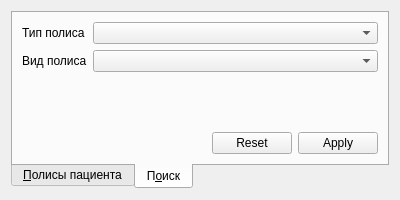
<?xml version="1.0" encoding="UTF-8"?>
<ui version="4.0">
 <class>ClientPolicyComboBoxPopup</class>
 <widget class="QWidget" name="ClientPolicyComboBoxPopup">
  <property name="geometry">
   <rect>
    <x>0</x>
    <y>0</y>
    <width>400</width>
    <height>200</height>
   </rect>
  </property>
  <property name="windowTitle">
   <string>Form</string>
  </property>
  <layout class="QGridLayout" name="gridLayout">
   <item row="0" column="0">
    <widget class="QTabWidget" name="tabWidget">
     <property name="tabPosition">
      <enum>QTabWidget::South</enum>
     </property>
     <property name="currentIndex">
      <number>1</number>
     </property>
     <widget class="QWidget" name="tabClientPolicy">
      <attribute name="title">
       <string>&amp;Полисы пациента</string>
      </attribute>
      <layout class="QGridLayout" name="gridLayout_3">
       <item row="0" column="0">
        <widget class="CTableView" name="tblClientPolicy"/>
       </item>
      </layout>
     </widget>
     <widget class="QWidget" name="tabSearch">
      <attribute name="title">
       <string>П&amp;оиск</string>
      </attribute>
      <layout class="QGridLayout" name="gridLayout_2">
       <item row="3" column="0" colspan="2">
        <layout class="QHBoxLayout" name="horizontalLayout">
         <item>
          <spacer name="horizontalSpacer">
           <property name="orientation">
            <enum>Qt::Horizontal</enum>
           </property>
           <property name="sizeHint" stdset="0">
            <size>
             <width>40</width>
             <height>20</height>
            </size>
           </property>
          </spacer>
         </item>
         <item>
          <widget class="QDialogButtonBox" name="buttonBox">
           <property name="sizePolicy">
            <sizepolicy hsizetype="Fixed" vsizetype="Fixed">
             <horstretch>0</horstretch>
             <verstretch>0</verstretch>
            </sizepolicy>
           </property>
           <property name="orientation">
            <enum>Qt::Horizontal</enum>
           </property>
           <property name="standardButtons">
            <set>QDialogButtonBox::Apply|QDialogButtonBox::Reset</set>
           </property>
           <property name="centerButtons">
            <bool>false</bool>
           </property>
          </widget>
         </item>
        </layout>
       </item>
       <item row="0" column="0">
        <widget class="QLabel" name="lblPolicyType">
         <property name="sizePolicy">
          <sizepolicy hsizetype="Fixed" vsizetype="Preferred">
           <horstretch>0</horstretch>
           <verstretch>0</verstretch>
          </sizepolicy>
         </property>
         <property name="text">
          <string>Тип полиса</string>
         </property>
        </widget>
       </item>
       <item row="1" column="0">
        <widget class="QLabel" name="lblPolicyKind">
         <property name="sizePolicy">
          <sizepolicy hsizetype="Fixed" vsizetype="Preferred">
           <horstretch>0</horstretch>
           <verstretch>0</verstretch>
          </sizepolicy>
         </property>
         <property name="text">
          <string>Вид полиса</string>
         </property>
        </widget>
       </item>
       <item row="0" column="1">
        <widget class="CRBComboBox" name="cmbPolicyType">
         <property name="sizePolicy">
          <sizepolicy hsizetype="Expanding" vsizetype="Fixed">
           <horstretch>0</horstretch>
           <verstretch>0</verstretch>
          </sizepolicy>
         </property>
        </widget>
       </item>
       <item row="2" column="0">
        <spacer name="verticalSpacer">
         <property name="orientation">
          <enum>Qt::Vertical</enum>
         </property>
         <property name="sizeHint" stdset="0">
          <size>
           <width>20</width>
           <height>40</height>
          </size>
         </property>
        </spacer>
       </item>
       <item row="1" column="1">
        <widget class="CRBComboBox" name="cmbPolicyKind">
         <property name="sizePolicy">
          <sizepolicy hsizetype="Preferred" vsizetype="Fixed">
           <horstretch>0</horstretch>
           <verstretch>0</verstretch>
          </sizepolicy>
         </property>
        </widget>
       </item>
      </layout>
     </widget>
    </widget>
   </item>
  </layout>
 </widget>
 <customwidgets>
  <customwidget>
   <class>CRBComboBox</class>
   <extends>QComboBox</extends>
   <header>library/crbcombobox.h</header>
  </customwidget>
  <customwidget>
   <class>CTableView</class>
   <extends>QTableView</extends>
   <header>library/TableView.h</header>
  </customwidget>
 </customwidgets>
 <resources/>
 <connections/>
</ui>
